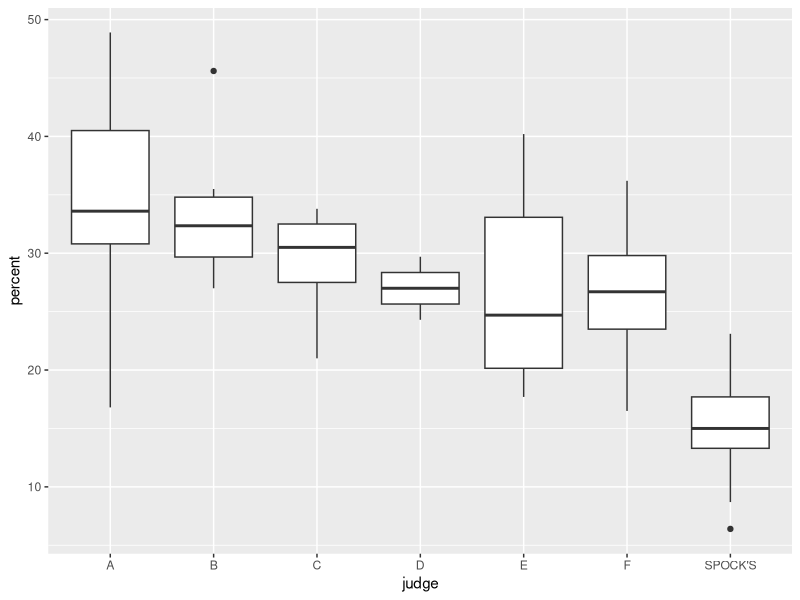
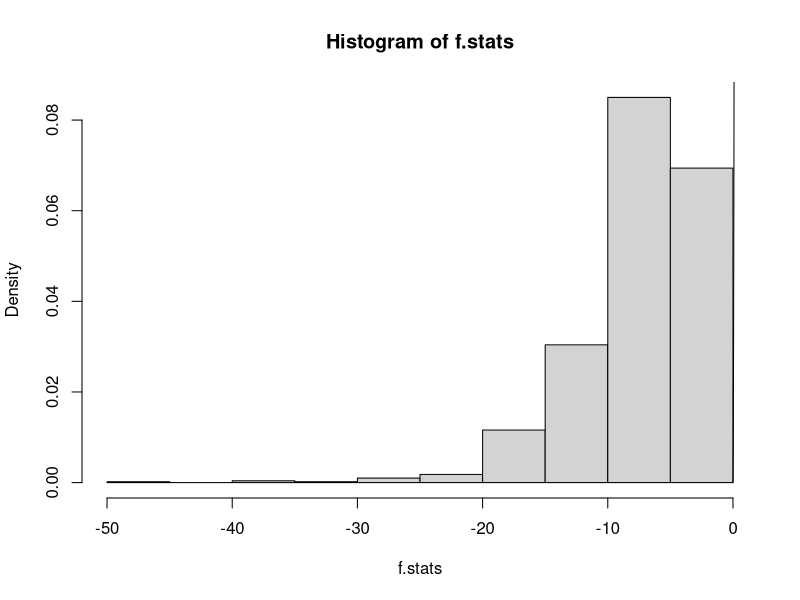
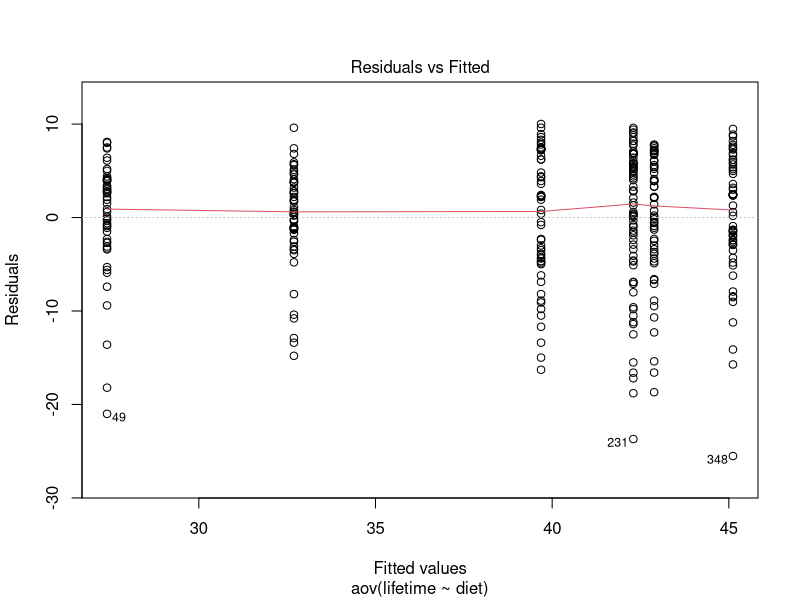
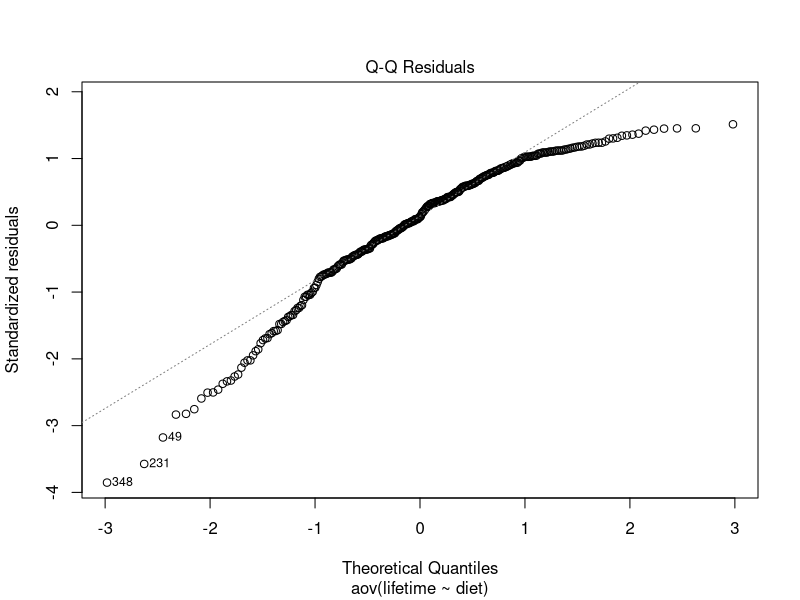
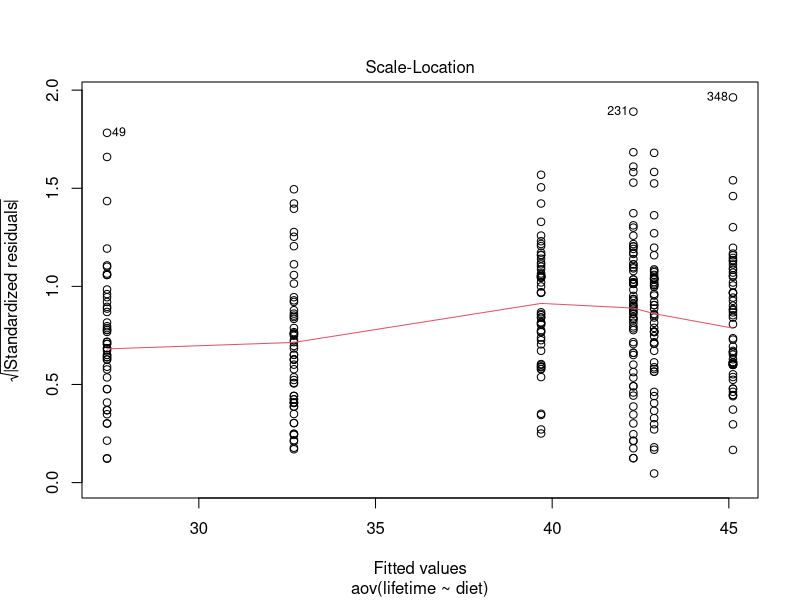
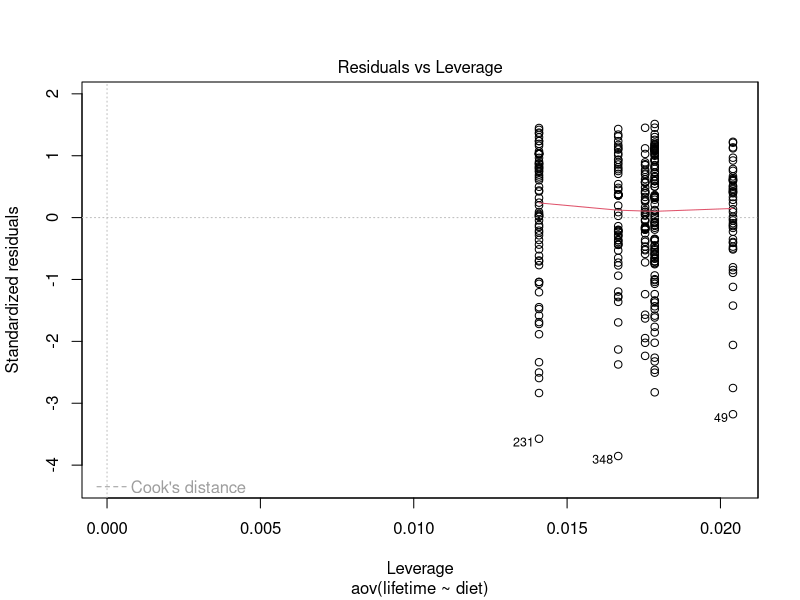
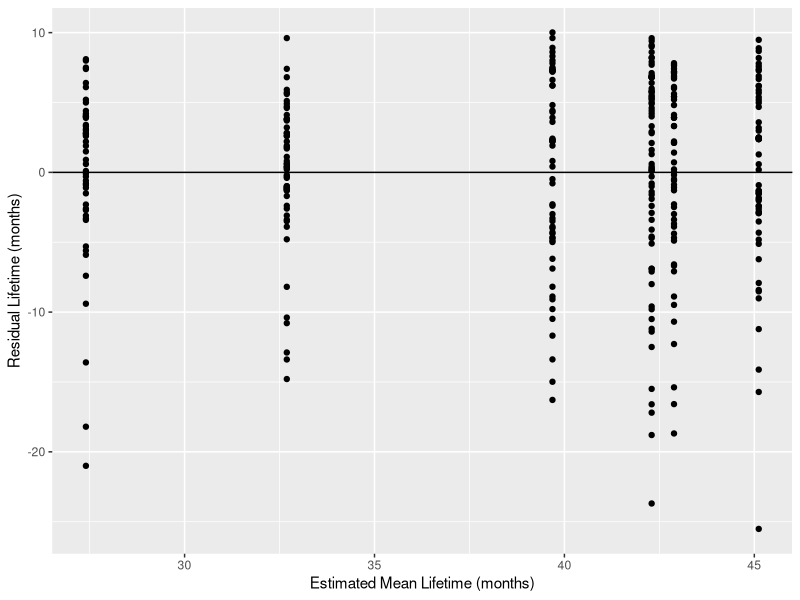

Here is the R script that generated these plots, in order: (Note: this script raises an error after producing the figures.)
## ---- chunk 1
c0501 <- read.csv('ascii/case0501.csv')
names(c0501) <- tolower(names(c0501))
## ---- chunk 2
c0502 <- read.csv('ascii/case0502.csv')
names(c0502) <- tolower(names(c0502))
## ---- chunk 3
require(ggplot2)
qplot(judge, percent, data=c0502, geom='boxplot')
table(c0502$judge)
## ---- chunk 4
full <- aov(percent ~ judge, c0502)
midway <- aov(percent ~ judge == "SPOCK'S", c0502)
reduced <- aov(percent ~ 1, c0502)
(test1 <- anova(full, reduced))
(test2 <- anova(midway, reduced)) # Significant at 1.03e-6
t.test(percent ~ (judge == "SPOCK'S"), c0502) # same p-value
## ---- chunk 5
n <- 1000
f.stats <- numeric(n)
my.fun <- function(x) { sum((x - mean(x))^2) }
sst <- my.fun(c0502$percent)           # total sum of squared resids
dft <- nrow(c0502) - 1                 # total degrees of freedom
dfb <- length(levels(c0502$judge)) - 1 # df between groups
dfw <- dft - dfb                       # df within groups
for (i in 1:n) {
   ssw <- sum(with(c0502, tapply(sample(percent), judge, my.fun)))
   msw <- ssw / dfw # mean squared resid, within groups
   msb <- (sst - ssw) / dfb
   f.stats[i] <- msb / msw
}
hist(f.stats, freq=F)
x <- seq(from=0,to=6,by=0.01)
y <- df(x,6,39)
lines(x,y)
## ---- chunk 6
my.fun <- function(x) { sum((x - mean(x))^2) }
sst <- my.fun(c0502$percent)
df.total <- nrow(c0502) - 1
df.between <- length(levels(c0502$judge)) - 1
df.within <- df.total - df.between
ssw <- sum(with(c0502, tapply(percent, judge, my.fun))) # SS within groups

grand.mean <- mean(c0502$percent)
group.means <- with(c0502, tapply(percent, judge, mean))
group.sizes <- with(c0502, tapply(percent, judge, length))
group.resids <- group.means - grand.mean

# the same:
sst - ssw
weighted.mean((group.means - grand.mean)^2, group.sizes) * nrow(c0502)
## ---- chunk 7
c0501.full <- aov(lifetime ~ diet, data=c0501)
plot(c0501.full) # not sure how to get separate plots
df <- data.frame(estimated.means=c0501.full$fitted.values,
                 residuals=c0501.full$residuals)
## ---- chunk 8
ggplot(df, aes(estimated.means, residuals)) +
   geom_point() + xlab('Estimated Mean Lifetime (months)') +
   ylab('Residual Lifetime (months)') +
   geom_hline(yintercept=0)
## ---- chunk 9
ex0513 <- read.csv('ascii/case0502.csv')
names(ex0513) <- tolower(names(ex0513))
## ---- chunk 10
(ave.women <- mean(ex0513$percent))
## ---- chunk 11
with(ex0513, sum(percent < ave.women & judge == "SPOCK'S"))
## ---- chunk 12
sum(with(ex0513[ex0513$judge == "SPOCK'S",], percent < mean(percent)))
## ---- chunk 13
spocks.percent <- 14.62
spocks.sd <- 5.039
spocks.n <- 9
a.n <- 5
a.percent <- 34.12
a.sd <- 11.942
(sd.pooled <- sqrt(((spocks.n-1)*spocks.sd^2 + (a.n-1)*a.sd^2)/
                      (spocks.n + a.n - 2)))
## ---- chunk 14
df.test <- spocks.n + a.n - 2
(se <- sd.pooled * sqrt(1/spocks.n + 1/a.n)) # standard error of (a - spock)
(t <- (0 - (a.percent - spocks.percent)) / se)
2 * pt(t, df=df.test)
## ---- chunk 15
ind <- with(ex0513, judge == "SPOCK'S" | judge == "A")
t.test(percent ~ judge, data=ex0513[ind,], var.equal=T)
## ---- chunk 16
(sv <- var(ex0513$percent))
## ---- chunk 17
45 * sv
with(ex0513, sum((percent - mean(percent))^2) ) # a check
## ---- chunk 18
full <- aov(percent ~ judge, data=ex0513)
reduced <- aov(percent ~ 1, data=ex0513)
(model.comparison <- anova(full, reduced))
## ---- chunk 19
ex0518 <- read.csv('ascii/ex0518.csv')
names(ex0518) <- tolower(names(ex0518))
## ---- chunk 20
six <- aov(protein ~ treatmnt, ex0518)
plot(six$residuals ~ ex0518$day, main="All treatments", ylab="residuals", xlab="day")
with(ex0518, plot(six$residuals[ treatmnt != 'CONTROL'] ~ day[treatmnt != 'CONTROL'],
                  main="The non-control groups", ylab="residuals", xlab="day"))
with(ex0518, plot(six$residuals[ treatmnt == 'CONTROL'] ~ day[treatmnt == 'CONTROL'],
                  main="Just the control groups.", ylab="residuals", xlab="day"))
## ---- chunk 21
ten <- aov(protein ~ trt.daygroup, ex0518)
anova(ten)
## ---- chunk 22
anova(ten, six)
anova(aov(protein ~ day, data=subset(ex0518, treatmnt=='CONTROL')))
## ---- chunk 23
species <- c('mouse', 'pinyon mouse', "Bewick's wren", 'mountain bluebird',
             'ash-throated flycatcher', 'plain titmouse', 'northern flicker',
             'western screech owl', 'american kestrel')
n <- c(127,44,24,41,18,16,11,7,6)
mn <- c(7.347,7.368,7.418,7.487,7.563,7.568,8.214,8.272,8.297)
sample.sd <- c(.4979,.4235,.3955,.3183,.3111,.4649,.2963,.3242,.5842)
ex0519 <- data.frame(species, n, mn, sample.sd)
## ---- chunk 24
(s2p <- with(ex0519, weighted.mean(sample.sd^2, n - 1))) # see pg. 120-121
## ---- chunk 25
extra.df <- (9-1)
ssw <- with(ex0519, sample.sd^2 %*% (n-1))   # SS within groups
sst <- 0.4962^2 * (294-1)                # SS total (0.4962 is their given SD)
ssb <- sst - ssw                       # SS between groups
f <- (ssb / extra.df) / s2p
pf(f, df1 = extra.df, df2 = (294-1) - (9-1), lower.tail = F)
## ---- chunk 26
sneaky.sample <- function(n, desired.sample.mean, desired.sample.sd) {
   x <- rnorm(n)
   x <- (x - mean(x)) / sd(x)
   desired.sample.sd * x + desired.sample.mean
}
require(plyr)
set.seed(5432)
fake.data <- ddply(ex0519, .(species), transform, sam = sneaky.sample(n, mn, sample.sd))
anova(aov(sam ~ species, data=fake.data))
## ---- chunk 27
ex0523 <- read.csv('ascii/ex0523.csv')
names(ex0523) <- tolower(names(ex0523))
## ---- chunk 28
ggplot(ex0523, aes(bonegrp, oxygen)) + geom_boxplot() + theme_minimal()
## ---- chunk 29
anova(aov(oxygen ~ bonegrp, data=ex0523))
## ---- chunk 30
ex0524 <- read.csv('ascii/ex0524.csv')
names(ex0524) <- tolower(names(ex0524))
## ---- chunk 31
ggplot(ex0524, aes(group, zinc)) + geom_boxplot()
